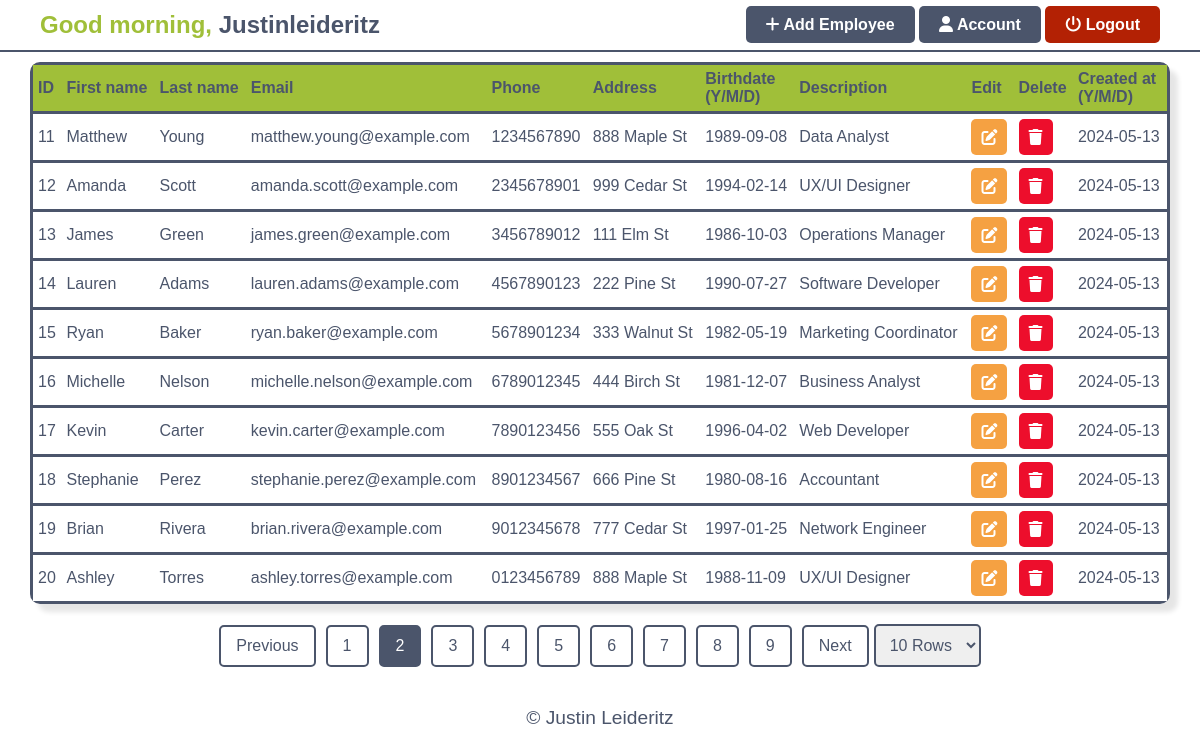
Screenshot of /employeetable.php?page=2&pagination-value=10 (signed in) with the database file from the repository.
### tables this page shows
CREATE TABLE `employee` (
  `EMP_ID` int(11) NOT NULL,
  `EMP_Firstname` varchar(60) NOT NULL,
  `EMP_Lastname` varchar(60) NOT NULL,
  `EMP_Email` varchar(60) NOT NULL,
  `EMP_Address` varchar(60) NOT NULL,
  `EMP_Birthdate` date NOT NULL,
  `EMP_DateAdded` date DEFAULT curdate(),
  `EMP_Phone` varchar(10) NOT NULL,
  `EMP_Description` varchar(255) DEFAULT NULL
);

### employeetable.php (the view, shortened to what this page needs)
<?php
$limit = $_SESSION['pagination-value'];
$page = isset($_GET["page"]) ? (int)$_GET["page"] : 1;
$start = ($page - 1) * $limit;
require "dbcon.php";
$sqlQuery = "SELECT * FROM employee LIMIT :start, :limit";
$stmt = $conn->prepare($sqlQuery);
$stmt->bindParam(':start', $start, PDO::PARAM_INT);
$stmt->bindParam(':limit', $limit, PDO::PARAM_INT);
$stmt->execute();
$records = $stmt->fetchAll(PDO::FETCH_ASSOC);
$sqlCountQuery = "SELECT count(EMP_ID) AS id FROM employee";
$countStmt = $conn->query($sqlCountQuery);
$total = $countStmt->fetch(PDO::FETCH_ASSOC)['id'];
$pages = ceil($total / $limit);
?>
<!DOCTYPE html>
<html lang="en">
<head>
    <link rel="stylesheet" href="./styles/employeetable.css">
</head>
<body>
<?php
require 'components/main-navbar.php'
?>
<div class="table">
    <table id='employeeTable'>
        <thead>
        <tr class='table-header'>
            <th>ID</th>
            <th>First name</th>
            <th>Last name</th>
            <th>Email</th>
            <th>Phone</th>
            <th>Address</th>
            <th>Birthdate<br>(Y/M/D)</th>
            <th>Description</th>
            <th>Edit</th>
            <th>Delete</th>
            <th>Created at<br>(Y/M/D)</th>
        </tr>
        </thead>
        <tbody>
        <?php
        foreach ($records as $row) {
            echo "<tr>";
            echo "<td>{$row['EMP_ID']}</td>";
            echo "<td>{$row['EMP_Firstname']}</td>";
            echo "<td>{$row['EMP_Lastname']}</td>";
            echo "<td>{$row['EMP_Email']}</td>";
            echo "<td>{$row['EMP_Phone']}</td>";
            echo "<td>{$row['EMP_Address']}</td>";
            echo "<td>{$row['EMP_Birthdate']}</td>";
            echo "<td>{$row['EMP_Description']}</td>";
            echo "<td><a href='update.php?id={$row['EMP_ID']}'><i id='edit' class='fa-solid fa-pen-to-square'></i></a></td>";
            echo "<td><a href='delete.php?id={$row['EMP_ID']}' onclick='return confirmDelete()'><i id='delete' class='fa-solid fa-trash'></i></a></td>";
            echo "<td>{$row['EMP_DateAdded']}</td>";
            echo "</tr>";
        }
        ?>
        </tbody>
    </table>
</div>
<div class="pagination">
    <?php
    $previous = $page - 1;
    $next = $page + 1;
    $pagination_value = $_SESSION['pagination-value'];
    if ($page > 1) {
        echo "<a href='employeetable.php?page=$previous&pagination-value=$pagination_value'>Previous</a>";
    } else {
        echo "<a href='#'>Previous</a>";
    }
    for ($i = 1; $i <= $pages; $i++) {
        if ($i == $page) {
            echo "<a href='employeetable.php?page=$i&pagination-value=$pagination_value' class='active'>$i</a> ";
        } else {
            echo "<a href='employeetable.php?page=$i&pagination-value=$pagination_value'>$i</a> ";
        }
    }
    if ($page < $pages) {
        echo "<a href='employeetable.php?page=$next&pagination-value=$pagination_value'>Next</a>";
    } else {
        echo "<a href='#'>Next</a>";
    }
    ?>
    <form action="employeetable.php" method="get">
        <select name="pagination-value" id="pagination-value">
            <?php
            foreach ([10, 20, 30, 40, 50] as $value) {
                $selected = ($value == $pagination_value) ? "selected" : "";
                echo "<option value='" . $value . "' $selected>" . $value . " Rows</option>";
            }
            ?>
        </select>
    </form>
</div>
<?php
require 'components/footer.php';
?>
</body>
</html>

### styles/employeetable.css (style rules this page uses)
body { font-family: arial, serif; margin: 0px; }
table { border-collapse: collapse; border-radius: 10px; overflow: hidden; box-shadow: 8px 8px 5px rgba(0, 0, 0, 0.1); width: 95%; margin-top: 10px; }
.table-header { background-color: #a0bf39; }
tr { color: #4b556b; border-style: solid; border-color: #4b556b; transition: background-color 0.3s ease; }
td { padding: 5px; }
th { padding: 5px; }
.table { display: flex; flex-direction: column; align-items: center; }
#delete { color: white; padding: 10px; border-radius: 5px; background-color: #ed0e2c; transition: background-color 0.3s ease; }
#edit { color: white; padding: 10px; border-radius: 5px; background-color: #f5a142; transition: background-color 0.3s ease; }
th { text-align: left; }
.pagination { display: flex; justify-content: center; align-items: center; margin: 20px 0; font-family: Arial, sans-serif; }
.pagination a { color: #4b556b; padding: 10px 15px; text-decoration: none; border: 2px solid #4b556b; margin: 0 5px; border-radius: 5px; transition: background-color 0.3s, color 0.3s; }
.pagination a.active { background-color: #4b556b; color: white; border-color: #4b556b; }
.pagination a:first-child { margin-left: 0; }
.pagination form { display: inline-block; }
.pagination select { padding: 10px; border-radius: 5px; border: 2px solid #4b556b; color: #4b556b; font-size: 16px; cursor: pointer; outline: none; transition: border-color 0.3s ease; }

### rows the page displays
employee: EMP_ID "11", EMP_Firstname "Matthew", EMP_Lastname "Young", EMP_Email "matthew.young@example.com", EMP_Phone "1234567890", EMP_Address "888 Maple St", EMP_Birthdate "1989-09-08", EMP_Description "Data Analyst", EMP_DateAdded "2024-05-13"
employee: EMP_ID "12", EMP_Firstname "Amanda", EMP_Lastname "Scott", EMP_Email "amanda.scott@example.com", EMP_Phone "2345678901", EMP_Address "999 Cedar St", EMP_Birthdate "1994-02-14", EMP_Description "UX/UI Designer", EMP_DateAdded "2024-05-13"
employee: EMP_ID "13", EMP_Firstname "James", EMP_Lastname "Green", EMP_Email "james.green@example.com", EMP_Phone "3456789012", EMP_Address "111 Elm St", EMP_Birthdate "1986-10-03", EMP_Description "Operations Manager", EMP_DateAdded "2024-05-13"
employee: EMP_ID "14", EMP_Firstname "Lauren", EMP_Lastname "Adams", EMP_Email "lauren.adams@example.com", EMP_Phone "4567890123", EMP_Address "222 Pine St", EMP_Birthdate "1990-07-27", EMP_Description "Software Developer", EMP_DateAdded "2024-05-13"
employee: EMP_ID "15", EMP_Firstname "Ryan", EMP_Lastname "Baker", EMP_Email "ryan.baker@example.com", EMP_Phone "5678901234", EMP_Address "333 Walnut St", EMP_Birthdate "1982-05-19", EMP_Description "Marketing Coordinator", EMP_DateAdded "2024-05-13"
employee: EMP_ID "16", EMP_Firstname "Michelle", EMP_Lastname "Nelson", EMP_Email "michelle.nelson@example.com", EMP_Phone "6789012345", EMP_Address "444 Birch St", EMP_Birthdate "1981-12-07", EMP_Description "Business Analyst", EMP_DateAdded "2024-05-13"
employee: EMP_ID "17", EMP_Firstname "Kevin", EMP_Lastname "Carter", EMP_Email "kevin.carter@example.com", EMP_Phone "7890123456", EMP_Address "555 Oak St", EMP_Birthdate "1996-04-02", EMP_Description "Web Developer", EMP_DateAdded "2024-05-13"
employee: EMP_ID "18", EMP_Firstname "Stephanie", EMP_Lastname "Perez", EMP_Email "stephanie.perez@example.com", EMP_Phone "8901234567", EMP_Address "666 Pine St", EMP_Birthdate "1980-08-16", EMP_Description "Accountant", EMP_DateAdded "2024-05-13"
employee: EMP_ID "19", EMP_Firstname "Brian", EMP_Lastname "Rivera", EMP_Email "brian.rivera@example.com", EMP_Phone "9012345678", EMP_Address "777 Cedar St", EMP_Birthdate "1997-01-25", EMP_Description "Network Engineer", EMP_DateAdded "2024-05-13"
employee: EMP_ID "20", EMP_Firstname "Ashley", EMP_Lastname "Torres", EMP_Email "ashley.torres@example.com", EMP_Phone "0123456789", EMP_Address "888 Maple St", EMP_Birthdate "1988-11-09", EMP_Description "UX/UI Designer", EMP_DateAdded "2024-05-13"

### other values shown
$greeting "Good morning"
$_SESSION['username'] "Justinleideritz"
form field pagination-value "10 Rows"
